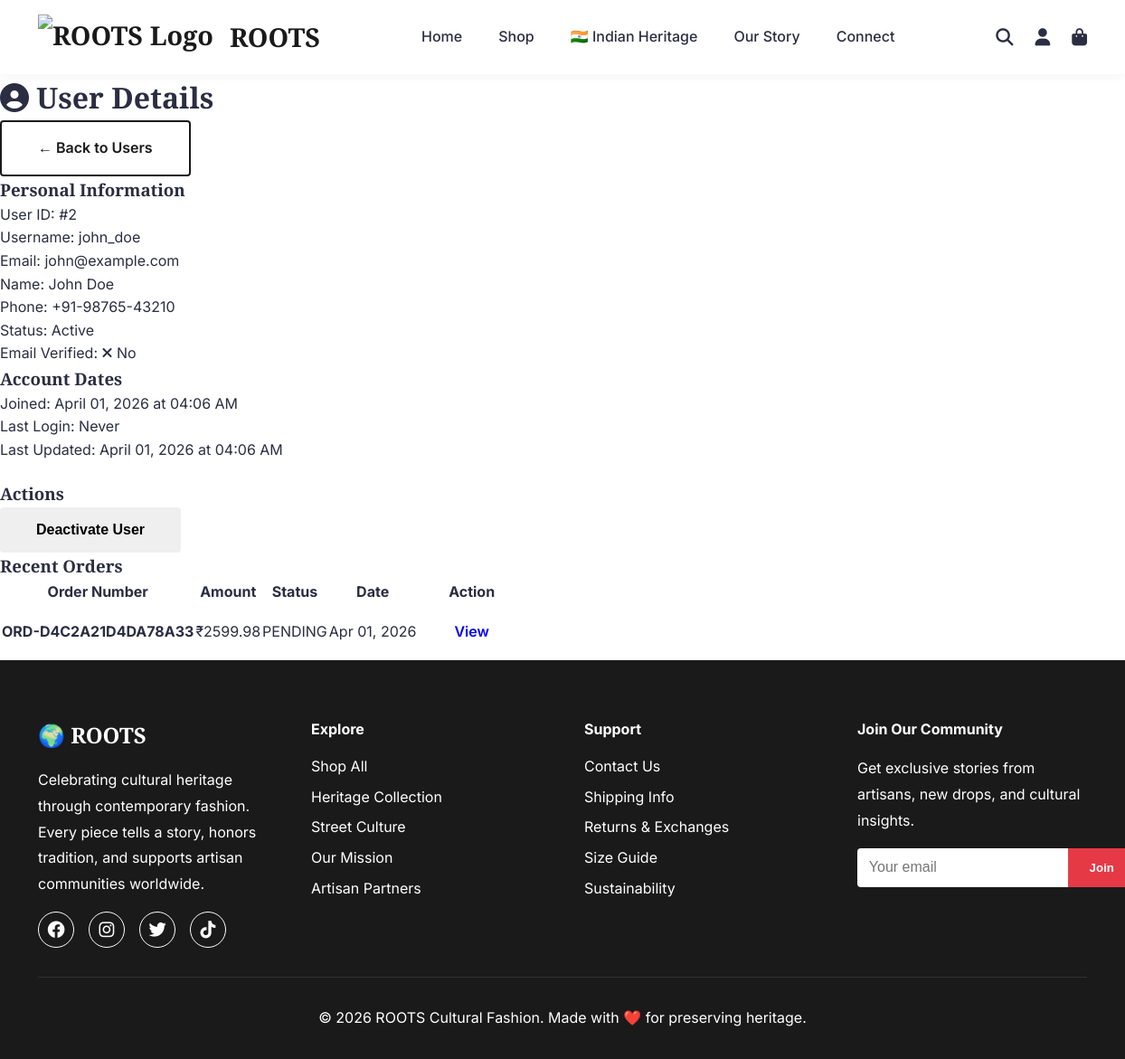
Screenshot of /admin/users/2 (signed in) with the database file from the repository.
### models/__init__.py (models this page shows, shortened)
class User(db.Model):
    __tablename__ = 'users'
    id = db.Column(db.Integer, primary_key=True)
    email = db.Column(db.String(120), unique=True, nullable=False, index=True)
    username = db.Column(db.String(80), unique=True, nullable=False, index=True)
    password_hash = db.Column(db.String(255), nullable=False)
    first_name = db.Column(db.String(50))
    last_name = db.Column(db.String(50))
    phone = db.Column(db.String(20))
    is_active = db.Column(db.Boolean, default=True)
    is_verified = db.Column(db.Boolean, default=False)
    created_at = db.Column(db.DateTime, default=lambda: datetime.now(timezone.utc))
    updated_at = db.Column(db.DateTime, default=lambda: datetime.now(timezone.utc),
                          onupdate=lambda: datetime.now(timezone.utc))
    last_login = db.Column(db.DateTime)
    orders = db.relationship('Order', backref='user', lazy='dynamic')
    addresses = db.relationship('Address', backref='user', lazy='dynamic')

class Order(db.Model):
    __tablename__ = 'orders'
    id = db.Column(db.Integer, primary_key=True)
    order_number = db.Column(db.String(50), unique=True, nullable=False, index=True)
    user_id = db.Column(db.Integer, db.ForeignKey('users.id'), nullable=False)
    status = db.Column(db.String(20), default='pending')
    subtotal_amount = db.Column(db.Float, nullable=False, default=0)
    discount_amount = db.Column(db.Float, default=0)
    coupon_code = db.Column(db.String(50))
    total_amount = db.Column(db.Float, nullable=False)
    shipping_address_id = db.Column(db.Integer, db.ForeignKey('addresses.id'))
    shipping_address = db.relationship('Address', foreign_keys=[shipping_address_id])
    created_at = db.Column(db.DateTime, default=lambda: datetime.now(timezone.utc))
    updated_at = db.Column(db.DateTime, default=lambda: datetime.now(timezone.utc),
                          onupdate=lambda: datetime.now(timezone.utc))
    items = db.relationship('OrderItem', backref='order', lazy='dynamic')

### controllers/admin_controller.py (the view)
@admin_bp.route('/users/<int:user_id>')
@admin_required
def user_detail(user_id):
    user = UserRepository.find_by_id(user_id)
    if not user:
        flash('User not found', 'danger')
        return redirect(url_for('admin.users'))
    orders = OrderRepository.find_by_user(user_id, page=1, per_page=10)
    return render_template('admin/user_detail.html', user=user, orders=orders.items)

### app.py (called while the page is built)
@app.after_request
def add_cache_headers(response):
    if request.path.startswith('/static/'):
        response.cache_control.max_age = 2592000
        response.cache_control.public = True
    elif request.endpoint in ['home', 'shop', 'about', 'contact', 'indian_heritage', 'design_gallery']:
        response.cache_control.max_age = 3600
        response.cache_control.public = True
    return response

@app.before_request
def redirect_to_custom_domain():
    if env == 'production':
        if 'indian-heritage-fashion.onrender.com' in request.url:
            new_url = request.url.replace('indian-heritage-fashion.onrender.com', 'www.rootsfashion.in')
            return redirect(new_url, code=301)

@app.context_processor
def inject_now():
    return {'now': datetime.now(timezone.utc)}

@app.context_processor
def inject_user():
    try:
        user_info = {
            'is_authenticated': 'user_id' in session,
            'is_admin': 'admin_id' in session,
            'username': session.get('username') or session.get('admin_username'),
            'user_id': session.get('user_id'),
            'admin_id': session.get('admin_id')
        }
    except RuntimeError:
        user_info = {
            'is_authenticated': False,
            'is_admin': False,
            'username': None,
            'user_id': None,
            'admin_id': None
        }
    return {'current_user': user_info}

### repositories/__init__.py (called while the page is built)
    @staticmethod
    def find_by_id(user_id: int) -> Optional[User]:
        return User.query.get(user_id)

    @staticmethod
    def find_by_user(user_id: int, page: int = 1, per_page: int = 20):
        return Order.query.filter_by(user_id=user_id).order_by(
            Order.created_at.desc()
        ).paginate(page=page, per_page=per_page, error_out=False)

### templates/admin/user_detail.html (shortened to what this page needs)
{% extends "base.html" %}
{% block content %}
<div class="admin-container">
    <div class="admin-header">
        <h1><i class="fas fa-user-circle"></i> User Details</h1>
        <a href="{{ url_for('admin.users') }}" class="btn btn-secondary">← Back to Users</a>
    </div>
    <div class="admin-content">
        <div class="user-details-grid">
            <div class="detail-card">
                <h3>Personal Information</h3>
                <div class="detail-row">
                    <label>User ID:</label>
                    <span>#{{ user.id }}</span>
                </div>
                <div class="detail-row">
                    <label>Username:</label>
                    <span>{{ user.username }}</span>
                </div>
                <div class="detail-row">
                    <label>Email:</label>
                    <span>{{ user.email }}</span>
                </div>
                <div class="detail-row">
                    <label>Name:</label>
                    <span>{{ user.first_name }} {{ user.last_name }}</span>
                </div>
                <div class="detail-row">
                    <label>Phone:</label>
                    <span>{{ user.phone or 'Not provided' }}</span>
                </div>
                <div class="detail-row">
                    <label>Status:</label>
                    <span>
                        {% if user.is_active %}
                            <span class="badge badge-success">Active</span>
                        {% else %}
                            <span class="badge badge-danger">Inactive</span>
                        {% endif %}
                    </span>
                </div>
                <div class="detail-row">
                    <label>Email Verified:</label>
                    <span>
                        {% if user.is_verified %}
                            <i class="fas fa-check text-success"></i> Yes
                        {% else %}
                            <i class="fas fa-times text-danger"></i> No
                        {% endif %}
                    </span>
                </div>
            </div>
            <div class="detail-card">
                <h3>Account Dates</h3>
                <div class="detail-row">
                    <label>Joined:</label>
                    <span>{{ user.created_at.strftime('%B %d, %Y at %I:%M %p') }}</span>
                </div>
                <div class="detail-row">
                    <label>Last Login:</label>
                    <span>
                        {% if user.last_login %}
                            {{ user.last_login.strftime('%B %d, %Y at %I:%M %p') }}
                        {% else %}
                            Never
                        {% endif %}
                    </span>
                </div>
                <div class="detail-row">
                    <label>Last Updated:</label>
                    <span>{{ user.updated_at.strftime('%B %d, %Y at %I:%M %p') }}</span>
                </div>
                <h3 style="margin-top: 20px;">Actions</h3>
                {% if user.is_active %}
                    <form method="POST" action="{{ url_for('admin.deactivate_user', user_id=user.id) }}" style="display:inline;">
                        <button type="submit" class="btn btn-danger" onclick="return confirm('Deactivate this user?')">Deactivate User</button>
                    </form>
                {% else %}
                    <form method="POST" action="{{ url_for('admin.activate_user', user_id=user.id) }}" style="display:inline;">
                        <button type="submit" class="btn btn-success">Activate User</button>
                    </form>
                {% endif %}
            </div>
        </div>
        <div class="detail-card full-width">
            <h3>Recent Orders</h3>
            {% if orders %}
            <table class="admin-table">
                <thead>
                    <tr>
                        <th>Order Number</th>
                        <th>Amount</th>
                        <th>Status</th>
                        <th>Date</th>
                        <th>Action</th>
                    </tr>
                </thead>
                <tbody>
                    {% for order in orders %}
                    <tr>
                        <td><strong>{{ order.order_number }}</strong></td>
                        <td>₹{{ "%.2f"|format(order.total_amount) }}</td>
                        <td>
                            <span class="badge badge-{{ 'success' if order.status == 'delivered' else 'info' if order.status == 'shipped' else 'warning' if order.status == 'confirmed' else 'secondary' }}">
                                {{ order.status|upper }}
                            </span>
                        </td>
                        <td>{{ order.created_at.strftime('%b %d, %Y') }}</td>
                        <td>
                            <a href="{{ url_for('admin.order_detail', order_id=order.id) }}" class="btn btn-sm btn-info">View</a>
                        </td>
                    </tr>
                    {% endfor %}
                </tbody>
            </table>
            {% else %}
            <p>No orders yet.</p>
            {% endif %}
        </div>
    </div>
</div>
{% endblock %}

### static/css/style.css (style rules this page uses)
* { margin: 0; padding: 0; box-sizing: border-box; }
:root { --primary-color: #1a1a1a; --secondary-color: #e63946; --accent-color: #f4a261; --text-color: #2b2d42; --light-bg: #fefae0; --white: #ffffff; --gray: #8d99ae; --border-color: #edf2f4; }
body { font-family: 'Inter', 'Segoe UI', sans-serif; line-height: 1.6; color: var(--text-color); }
h1, h2, h3 { font-family: 'Playfair Display', serif; }
.btn { display: inline-block; padding: 1rem 2.5rem; text-decoration: none; border: none; cursor: pointer; font-size: 1rem; transition: all 0.3s; font-weight: 600; border-radius: 4px; }
.btn-secondary { background: var(--white); color: var(--primary-color); border: 2px solid var(--primary-color); }

### rows the page displays
User: id "2", username "john_doe", email "john@example.com", first_name "John", last_name "Doe", phone "+91-98765-43210", created_at "April 01, 2026 at 04:06 AM", updated_at "April 01, 2026 at 04:06 AM"
Order: order_number "ORD-D4C2A21D4DA78A33", total_amount "2599.98", status "PENDING", created_at "Apr 01, 2026"
